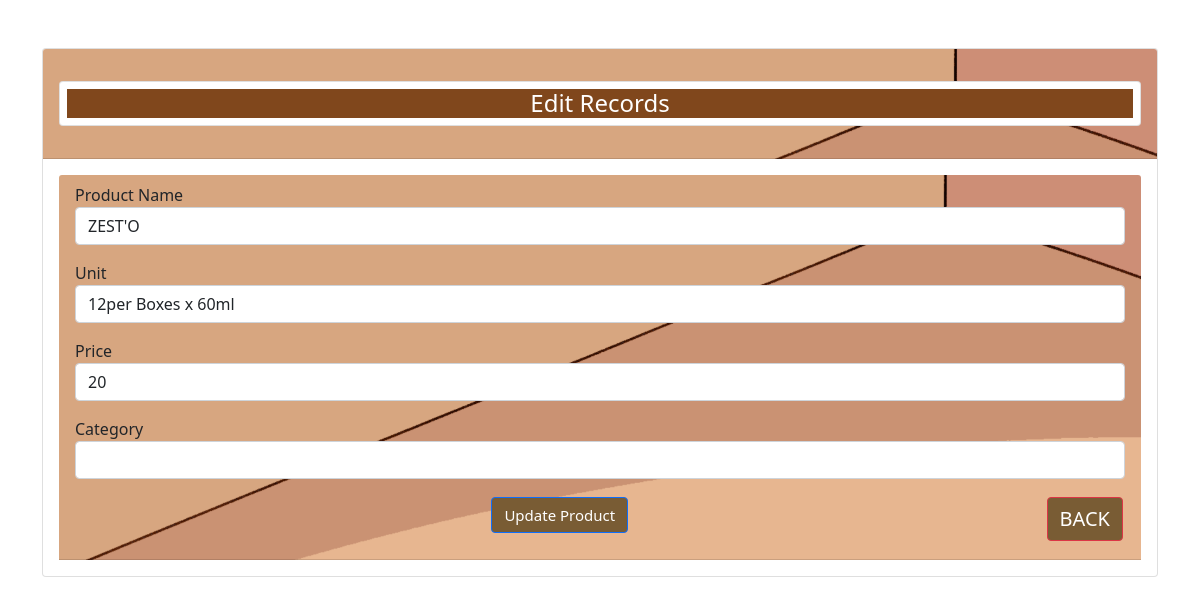
/product-edit.php?id=6, run on the app's committed database.
### tables this page shows
CREATE TABLE `product` (
  `id` int(10) NOT NULL,
  `name` varchar(50) NOT NULL,
  `unit` varchar(50) NOT NULL,
  `price` int(10) NOT NULL,
  `category` varchar(50) NOT NULL
);

### product-edit.php (the view, shortened to what this page needs)
<?php
require 'dbcon.php';
?>
<!doctype html>
<html lang="en">
  <head>
    <link href="https://cdn.jsdelivr.net/npm/bootstrap@5.1.3/dist/css/bootstrap.min.css" rel="stylesheet">
</head>
<body style="background-image: url('5.png');
            background-repeat:no-repeat;
            background-attachmenct: fixed;
            background-size:cover">
    <div class="container mt-5">
        <div class="row">
            <div class="col-md-12">
                <div class="card">
                <div class="card-header"style="background-image: url('6.png');
                        background-repeat:no-repeat;
                        background-attachmenct: fixed;
                        background-size:cover">
                    <center><div class="card mt-4">
                        <h4 style="margin:7px; background-color: #80471C; color: white;">Edit Records</div></center>
                            <br>
                    </div>
                    <div class="card-body" >
                    <div class="card-header" style="
                         background-image: url('6.png');
                         background-repeat: no-repeat; b
                         ackground-attachmenct: fixed;
                         background-size:cover">
                        <?php
                        if(isset($_GET['id'])){
                            $product_id = mysqli_real_escape_string($con, $_GET['id']);
                            $query = "SELECT * FROM product WHERE id='$product_id' ";
                            $query_run = mysqli_query($con, $query);
                            if(mysqli_num_rows($query_run) > 0)
                            {
                                $product = mysqli_fetch_array($query_run);
                                ?>
                                <form action="code.php" method="POST">
                                    <div class="mb-3">
                                        <label>Product Name</label>
                                        <input type="text" name="name" value="<?=$product['name'];?>" class="form-control">
                                    </div>
                                    <div class="mb-3">
                                        <label>Unit </label>
                                        <input type="text" name="unit" value="<?=$product['unit'];?>" class="form-control">
                                    </div>
                                    <div class="mb-3">
                                        <label>Price</label>
                                        <input type="text" name="price" value="<?=$product['price'];?>" class="form-control">
                                    </div>
                                    <div class="mb-3">
                                        <label>Category</label>
                                        <input type="text" name="category" value="<?=$product['category'];?>" class="form-control">
                                    </div>
                                    <div class="mb-3">
                                        <center><button type="submit" name="update_product" class="btn btn-primary" style="margin:2px;
                                                                                                    font-size:15px;
                                                                                                    text-align: center;
                                                                                                    color: white;
                                                                                                    background-color: #795C34; ">Update Product
                                    </button>
                                    <a href="indexx.php" class="btn btn-danger float-end" style="margin:2px;
                                                                                                    font-size:20px;
                                                                                                    text-align: center;
                                                                                                    color: white;
                                                                                                    background-color: #795C34; ">BACK</a>
                                </form>
                                <?php
                            }
                            else
                            {
                                echo "<h4>No Such Id Found</h4>";
                            }
                        }
                        ?>
                    </div>
                    </div>
                </div>
            </div>
        </div>
    </div>
</body>
</html>

### data on the page
product: name "ZEST'O", unit "12per Boxes x 60ml", price "20"
